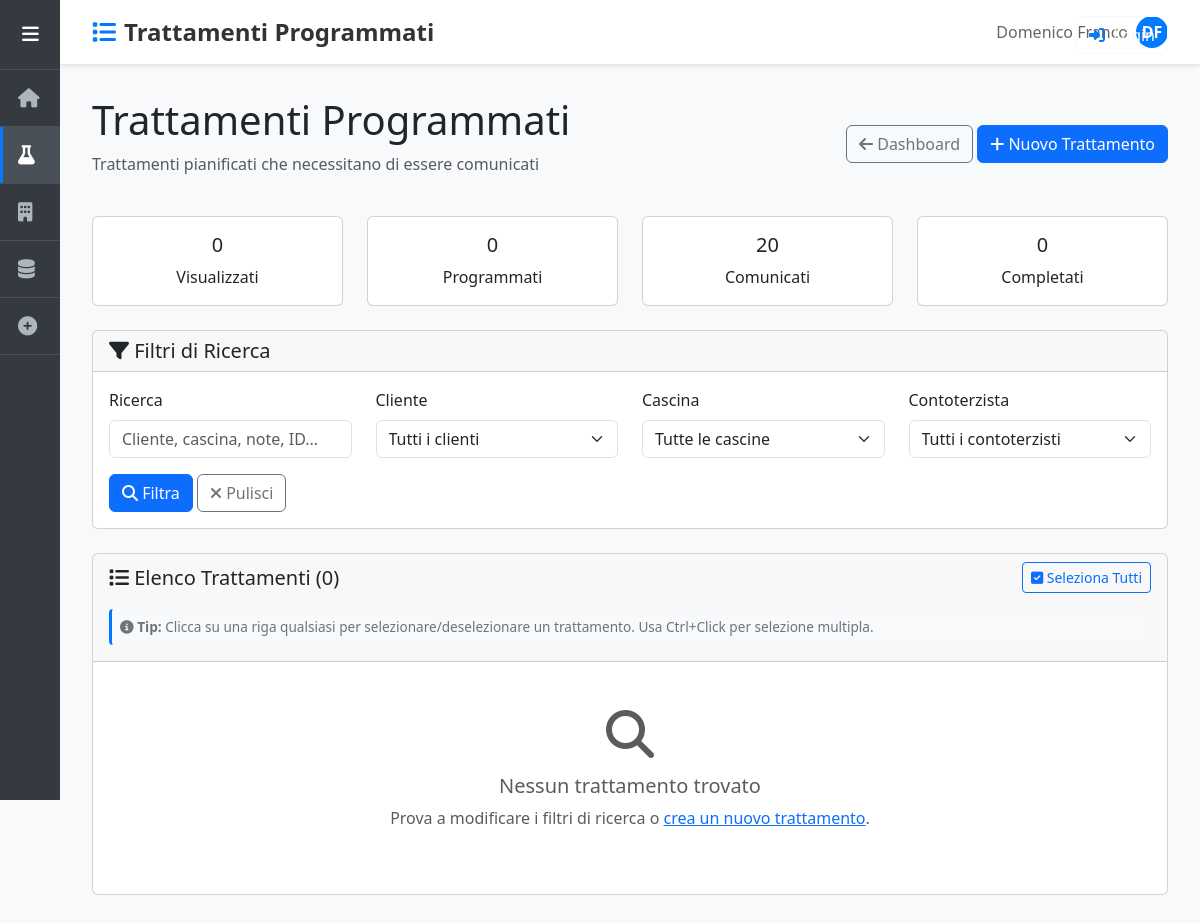
The page /trattamenti/?view=programmati on the database as committed earlier.
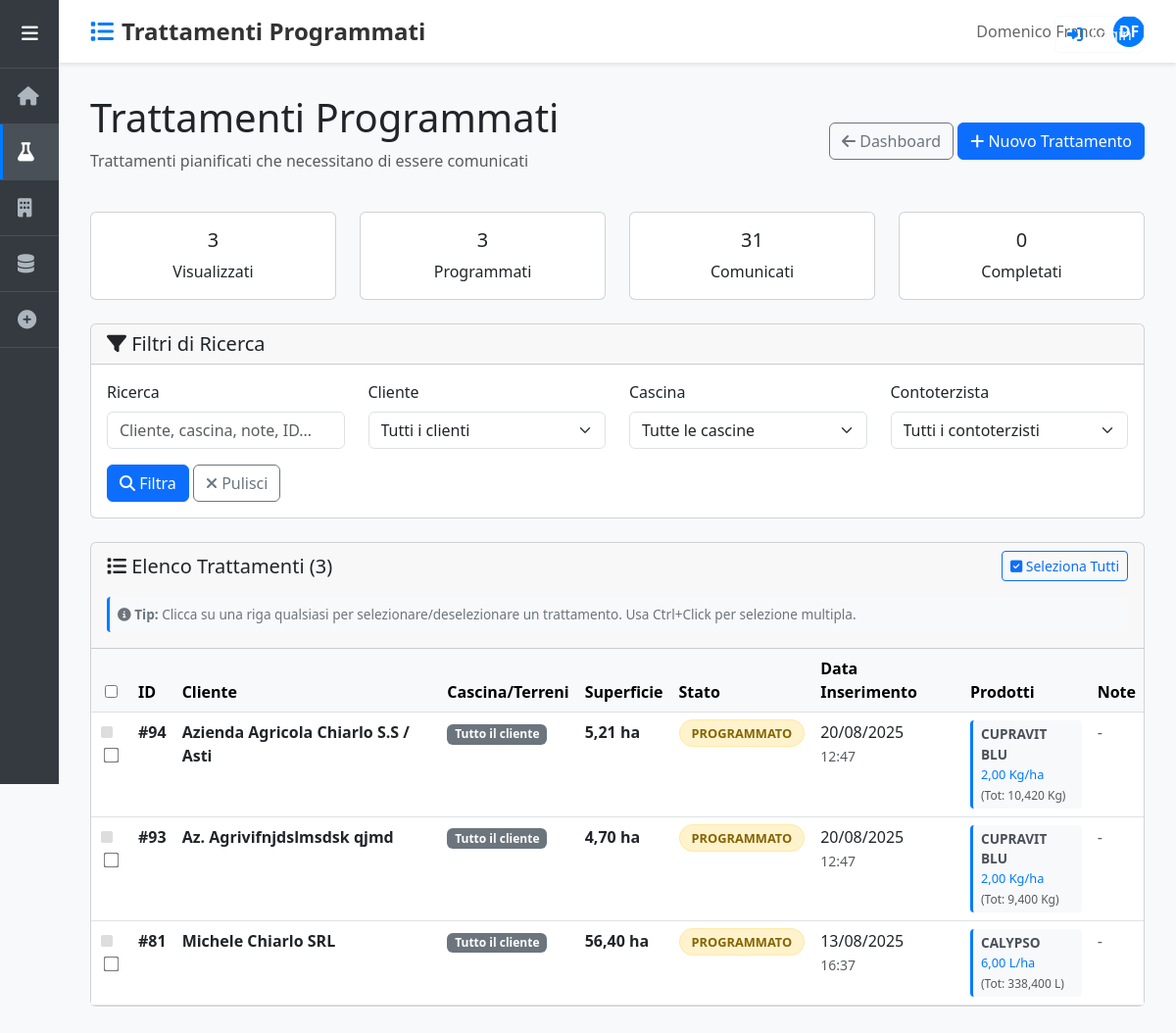
The same page on the database as committed later.
### domenico/models.py (models this page shows, shortened)
class Trattamento(models.Model):
    STATI_CHOICES = [
        ('programmato', 'Programmato'),
        ('comunicato', 'Comunicato'),
        ('completato', 'Completato'),
        ('annullato', 'Annullato'),
    ]
    cliente = models.ForeignKey(Cliente, on_delete=models.CASCADE, related_name='trattamenti')
    cascina = models.ForeignKey(Cascina, on_delete=models.CASCADE, null=True, blank=True, related_name='trattamenti')
    terreni = models.ManyToManyField(Terreno, blank=True, related_name='trattamenti')
    LIVELLI_APPLICAZIONE = [
        ('cliente', 'Intera Azienda'),
        ('cascina', 'Cascina'),
        ('terreno', 'Terreni Selezionati'),
    ]
    livello_applicazione = models.CharField(
        max_length=20,
        choices=LIVELLI_APPLICAZIONE,
        default='cliente',
        help_text="Specifica il livello di applicazione del trattamento"
    )
    data_inserimento = models.DateTimeField(auto_now_add=True)
    data_comunicazione = models.DateTimeField(null=True, blank=True)
    data_esecuzione = models.DateField(null=True, blank=True)
    stato = models.CharField(
        max_length=20,
        choices=STATI_CHOICES,
        default='programmato',
        help_text="Stato attuale del trattamento"
    )
    class Meta:
        ordering = ['-data_inserimento']
        verbose_name = 'Trattamento'
        verbose_name_plural = 'Trattamenti'
    def get_superficie_interessata(self):
        from decimal import Decimal
        try:
            if self.livello_applicazione == 'cliente':
                superficie = self.cliente.get_superficie_totale()
            elif self.livello_applicazione == 'cascina' and self.cascina:
                superficie = self.cascina.get_superficie_totale()
            elif self.livello_applicazione == 'terreno':
                superficie = sum(terreno.superficie for terreno in self.terreni.all())
            else:
                superficie = 0
            return Decimal(str(superficie)) if superficie else Decimal('0')
        except Exception as e:
            print(f"Errore calcolo superficie trattamento {self.id}: {e}")
            return Decimal('0')

class Cliente(models.Model):
    nome = models.CharField(max_length=200)
    creato_il = models.DateTimeField(auto_now_add=True)
    def get_superficie_totale(self):
        from decimal import Decimal
        try:
            superficie = sum(cascina.get_superficie_totale() for cascina in self.cascine.all())
            return Decimal(str(superficie))
        except Exception:
            return Decimal('0')

class Cascina(models.Model):
    nome = models.CharField(max_length=200)
    cliente = models.ForeignKey(Cliente, on_delete=models.CASCADE, related_name='cascine')
    contoterzista = models.ForeignKey(
        Contoterzista,
        on_delete=models.SET_NULL,
        null=True,
        blank=True,
        related_name='cascine',
        help_text="Contoterzista responsabile per questa cascina (opzionale)"
    )
    def get_superficie_totale(self):
        from decimal import Decimal
        try:
            superficie = sum(terreno.superficie for terreno in self.terreni.all())
            return Decimal(str(superficie))
        except Exception:
            return Decimal('0')

class Terreno(models.Model):
    nome = models.CharField(max_length=200)
    cascina = models.ForeignKey(Cascina, on_delete=models.CASCADE, related_name='terreni')
    superficie = models.DecimalField(
        max_digits=10,
        decimal_places=2,
        validators=[MinValueValidator(0.01)],
        help_text="Superficie in ettari"
    )
    class Meta:
        verbose_name = "Terreno"
        verbose_name_plural = "Terreni"

class TrattamentoProdotto(models.Model):
    trattamento = models.ForeignKey(Trattamento, on_delete=models.CASCADE)
    prodotto = models.ForeignKey(Prodotto, on_delete=models.CASCADE)
    quantita_per_ettaro = models.DecimalField(
        max_digits=10,
        decimal_places=3,
        validators=[MinValueValidator(0.001)],
        help_text="Quantità per ettaro"
    )
    def get_quantita_per_ettaro(self):
        if hasattr(self, 'quantita_per_ettaro'):
            return self.quantita_per_ettaro
        elif hasattr(self, 'quantita'):
            return self.quantita
    @property
    def quantita_totale(self):
        try:
            superficie = self.trattamento.get_superficie_interessata()
            quantita_per_ettaro = self.get_quantita_per_ettaro()
            from decimal import Decimal
            if superficie is None or superficie == 0:
                return quantita_per_ettaro
            superficie_decimal = Decimal(str(superficie))
            quantita_decimal = Decimal(str(quantita_per_ettaro))
            return quantita_decimal * superficie_decimal
        except (ValueError, TypeError, AttributeError) as e:
            import logging
            logger = logging.getLogger(__name__)
            logger.error(f"Errore calcolo quantita_totale per {self}: {e}")
            return self.get_quantita_per_ettaro()
    class Meta:
        unique_together = ['trattamento', 'prodotto']
        verbose_name = "Prodotto del Trattamento"
        verbose_name_plural = "Prodotti del Trattamento"

class Prodotto(models.Model):
    nome = models.CharField(max_length=200)
    principi_attivi = models.ManyToManyField(PrincipioAttivo, related_name='prodotti')
    descrizione = models.TextField(blank=True)
    unita_misura = models.CharField(
        max_length=20,
        default='L',
        help_text="Es: L, Kg, g, ml"
    )
    class Meta:
        verbose_name = "Prodotto"
        verbose_name_plural = "Prodotti"

### domenico/views.py (the view)
# urls.py: path('trattamenti/', views.trattamenti, name='trattamenti'),
def trattamenti(request):
    view_type = request.GET.get('view', 'dashboard')
    if view_type == 'dashboard':
        return trattamenti_dashboard(request)
    else:
        return trattamenti_table(request, view_type)

### domenico/templates/trattamenti_table.html (shortened to what this page needs)
{% extends 'base.html' %}
{% load aziende_extras %}
{% block page_title %}{{ view_title }}{% endblock %}
{% block page_icon %}<i class="fas fa-list"></i>{% endblock %}
{% block content %}
<div class="d-flex justify-content-between align-items-center mb-4">
    <div>
        <h1>{{ view_title }}</h1>
        <p class="text-muted">{{ view_description }}</p>
    </div>
    <div>
        <a href="{% url 'trattamenti' %}" class="btn btn-outline-secondary">
            <i class="fas fa-arrow-left"></i> Dashboard
        </a>
        <a href="{% url 'inserisci' %}" class="btn btn-primary">
            <i class="fas fa-plus"></i> Nuovo Trattamento
        </a>
    </div>
</div>
<div class="row mb-4">
    <div class="col-md-3">
        <div class="card text-center">
            <div class="card-body">
                <h5 class="card-title">{{ stats.filtrati }}</h5>
                <p class="card-text">Visualizzati</p>
            </div>
        </div>
    </div>
    <div class="col-md-3">
        <div class="card text-center">
            <div class="card-body">
                <h5 class="card-title">{{ stats.programmati }}</h5>
                <p class="card-text">Programmati</p>
            </div>
        </div>
    </div>
    <div class="col-md-3">
        <div class="card text-center">
            <div class="card-body">
                <h5 class="card-title">{{ stats.comunicati }}</h5>
                <p class="card-text">Comunicati</p>
            </div>
        </div>
    </div>
    <div class="col-md-3">
        <div class="card text-center">
            <div class="card-body">
                <h5 class="card-title">{{ stats.completati }}</h5>
                <p class="card-text">Completati</p>
            </div>
        </div>
    </div>
</div>
<div class="card mb-4">
    <div class="card-header">
        <h5 class="mb-0">
            <i class="fas fa-filter"></i> Filtri di Ricerca
        </h5>
    </div>
    <div class="card-body">
        <form method="GET" class="row">
            <div class="col-md-3">
                <label class="form-label">Ricerca</label>
                <input type="text" class="form-control" name="search" value="{{ filters.search }}"
                       placeholder="Cliente, cascina, note, ID...">
            </div>
            <div class="col-md-3">
                <label class="form-label">Cliente</label>
                <select class="form-select" name="cliente">
                    <option value="">Tutti i clienti</option>
                </select>
            </div>
            <div class="col-md-3">
                <label class="form-label">Cascina</label>
                <select class="form-select" name="cascina">
                    <option value="">Tutte le cascine</option>
                </select>
            </div>
            <div class="col-md-3">
                <label class="form-label">Contoterzista</label>
                <select class="form-select" name="contoterzista">
                    <option value="">Tutti i contoterzisti</option>
                </select>
            </div>
            <div class="col-12 mt-3">
                <button type="submit" class="btn btn-primary">
                    <i class="fas fa-search"></i> Filtra
                </button>
                <a href="?{% if view_type and view_type != 'dashboard' %}view={{ view_type }}{% endif %}" class="btn btn-outline-secondary">
                    <i class="fas fa-times"></i> Pulisci
                </a>
            </div>
        </form>
    </div>
</div>
<div class="card">
    <div class="card-header">
        <div class="table-header-actions">
            <h5 class="mb-0">
                <i class="fas fa-list"></i>
                Elenco Trattamenti ({{ stats.filtrati }})
            </h5>
            <div>
                <button class="btn btn-sm btn-outline-primary" onclick="selectAll()">
                    <i class="fas fa-check-square"></i> Seleziona Tutti
                </button>
            </div>
        </div>
        <div class="selection-help">
            <i class="fas fa-info-circle"></i>
            <strong>Tip:</strong> Clicca su una riga qualsiasi per selezionare/deselezionare un trattamento.
            Usa Ctrl+Click per selezione multipla.
        </div>
    </div>
    {% if trattamenti %}
    <div class="table-responsive">
        <table class="table table-hover mb-0" id="trattamentiTable">
            <thead class="table-light">
                <tr>
                    <th class="checkbox-column">
                        <input type="checkbox" id="selectAllCheckbox" onchange="toggleSelectAll()">
                    </th>
                    <th>ID</th>
                    <th>Cliente</th>
                    <th>Cascina/Terreni</th>
                    <th>Superficie</th>
                    <th>Stato</th>
                    <th>Data Inserimento</th>
                    <th>Prodotti</th>
                    <th>Note</th>
                </tr>
            </thead>
            <tbody>
                {% for trattamento in trattamenti %}
                <tr id="row-{{ trattamento.id }}"
                    class="selectable-row"
                    data-treatment-id="{{ trattamento.id }}"
                    onclick="toggleRowSelection({{ trattamento.id }}, event)">
                    <td class="checkbox-column">
                        <span class="selection-indicator"></span>
                        <input type="checkbox"
                               class="trattamento-checkbox"
                               value="{{ trattamento.id }}"
                               onchange="updateSelection()">
                    </td>
                    <td><strong>#{{ trattamento.id }}</strong></td>
                    <td>
                        <strong>{{ trattamento.cliente.nome }}</strong>
                    </td>
                    <td>
                        {% if trattamento.livello_applicazione == 'cliente' %}
                            <span class="badge bg-secondary">Tutto il cliente</span>
                        {% elif trattamento.livello_applicazione == 'cascina' %}
                            <i class="fas fa-home text-primary"></i> {{ trattamento.cascina.nome }}
                        {% else %}
                            <i class="fas fa-seedling text-success"></i>
                            {% for terreno in trattamento.terreni.all %}
                                {{ terreno.nome }}{% if not forloop.last %}, {% endif %}
                            {% endfor %}
                            <br><small class="text-muted">{{ trattamento.cascina.nome }}</small>
                        {% endif %}
                    </td>
                    <td>
                        <strong>{{ trattamento.get_superficie_interessata|floatformat:2 }} ha</strong>
                    </td>
                    <td>
                        <span class="status-badge status-{{ trattamento.stato }}">
                            {{ trattamento.get_stato_display }}
                        </span>
                    </td>
                    <td>
                        {{ trattamento.data_inserimento|date:"d/m/Y" }}
                        <br><small class="text-muted">{{ trattamento.data_inserimento|date:"H:i" }}</small>
                    </td>
                    <td class="prodotti-cell">
                        {% if trattamento.trattamentoprodotto_set.all %}
                            <div class="prodotti-list">
                                {% for tp in trattamento.trattamentoprodotto_set.all %}
                                    <div class="prodotto-item">
                                        <span class="prodotto-nome">{{ tp.prodotto.nome }}</span>
                                        <span class="prodotto-quantita">
                                            {{ tp.quantita_per_ettaro|floatformat:2 }} {{ tp.prodotto.unita_misura }}/ha
                                        </span>
                                        <small class="prodotto-totale text-muted">
                                            (Tot: {{ tp.quantita_totale|floatformat:3 }} {{ tp.prodotto.unita_misura }})
                                        </small>
                                    </div>
                                {% endfor %}
                            </div>
                        {% else %}
                            <span class="text-muted">
                                <i class="fas fa-exclamation-triangle"></i>
                                Nessun prodotto associato
                            </span>
                        {% endif %}
                    </td>
                    <td>
                        {% if trattamento.note %}
                            <span class="text-truncate" style="max-width: 150px;" title="{{ trattamento.note }}">
                                {{ trattamento.note|truncatechars:50 }}
                            </span>
                        {% else %}
                            <span class="text-muted">-</span>
                        {% endif %}
                    </td>
                </tr>
                {% endfor %}
            </tbody>
        </table>
    </div>
    {% else %}
    <div class="card-body text-center py-5">
        <div class="text-muted">
            <i class="fas fa-search fa-3x mb-3"></i>
            <h5>Nessun trattamento trovato</h5>
            <p>Prova a modificare i filtri di ricerca o <a href="{% url 'inserisci' %}">crea un nuovo trattamento</a>.</p>
        </div>
    </div>
    {% endif %}
</div>
{% endblock %}

Rows that differ between the two databases and show on the page:
added Trattamento: id "94", cliente.nome "Azienda Agricola Chiarlo S.S / Asti", shows "Tutto il cliente", get_superficie_interessata "5,21", stato "PROGRAMMATO", data_inserimento "20/08/2025", data_inserimento "12:47"
added TrattamentoProdotto: prodotto.nome "CUPRAVIT BLU", quantita_per_ettaro "2,00", prodotto.unita_misura "Kg", quantita_totale "10,420", shown under "94"
added Trattamento: id "93", cliente.nome "Az. Agrivifnjdslmsdsk qjmd", shows "Tutto il cliente", get_superficie_interessata "4,70", stato "PROGRAMMATO", data_inserimento "20/08/2025", data_inserimento "12:47"
added TrattamentoProdotto: prodotto.nome "CUPRAVIT BLU", quantita_per_ettaro "2,00", prodotto.unita_misura "Kg", quantita_totale "9,400", shown under "93"
added Trattamento: id "81", cliente.nome "Michele Chiarlo SRL", shows "Tutto il cliente", get_superficie_interessata "56,40", stato "PROGRAMMATO", data_inserimento "13/08/2025", data_inserimento "16:37"
added TrattamentoProdotto: prodotto.nome "CALYPSO", quantita_per_ettaro "6,00", prodotto.unita_misura "L", quantita_totale "338,400", shown under "81"
Other text that changed with them:
{{ stats.filtrati }}: "0" → "3"
{{ stats.programmati }}: "0" → "3"
{{ stats.comunicati }}: "20" → "31"
form field value: (not shown) → "☐"
text no longer shown: "Nessun trattamento trovato Prova a modificare i filtri di ricerca o crea un nuovo trattamento ."
text now shown: "ID Cliente Cascina/Terreni Superficie Stato Data Inserimento Prodotti Note"
